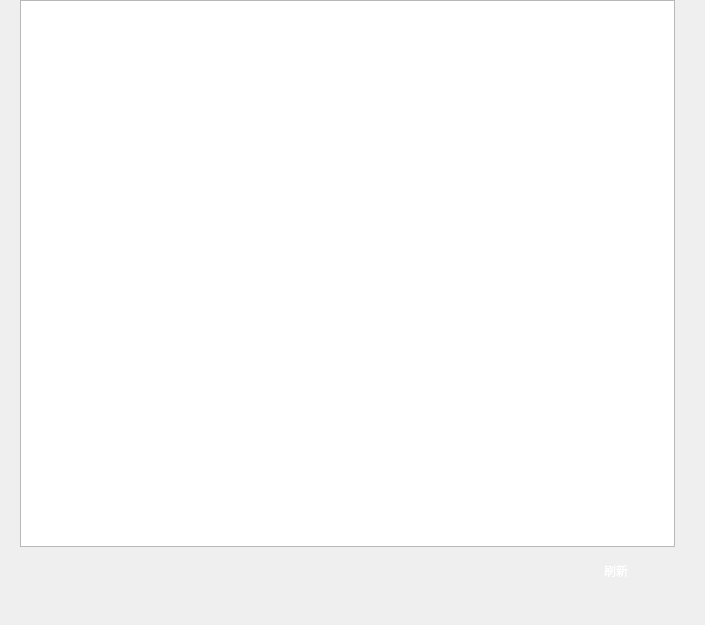
<?xml version="1.0" encoding="UTF-8"?>
<ui version="4.0">
 <class>NewShowLogDialog</class>
 <widget class="QDialog" name="NewShowLogDialog">
  <property name="geometry">
   <rect>
    <x>0</x>
    <y>0</y>
    <width>705</width>
    <height>625</height>
   </rect>
  </property>
  <property name="windowTitle">
   <string>Dialog</string>
  </property>
  <layout class="QHBoxLayout" name="horizontalLayout">
   <property name="leftMargin">
    <number>0</number>
   </property>
   <property name="topMargin">
    <number>0</number>
   </property>
   <property name="rightMargin">
    <number>0</number>
   </property>
   <property name="bottomMargin">
    <number>0</number>
   </property>
   <item>
    <widget class="QWidget" name="widget" native="true">
     <property name="styleSheet">
      <string notr="true">QTextBrowser
{
	border-image: url(:/images/images/whole_back_2.png);
	color: rgb(255, 255, 255);
}


QPushButton{
	color: rgb(255, 255, 255);  
	border-radius: 8px;  
	border-image: url(:/images/images/button_search.png);
}

</string>
     </property>
     <layout class="QVBoxLayout" name="verticalLayout">
      <property name="spacing">
       <number>0</number>
      </property>
      <property name="leftMargin">
       <number>20</number>
      </property>
      <property name="topMargin">
       <number>0</number>
      </property>
      <property name="rightMargin">
       <number>30</number>
      </property>
      <property name="bottomMargin">
       <number>30</number>
      </property>
      <item>
       <widget class="QTextBrowser" name="showLog"/>
      </item>
      <item>
       <widget class="QWidget" name="widget_2" native="true">
        <layout class="QHBoxLayout" name="horizontalLayout_2">
         <item>
          <spacer name="horizontalSpacer">
           <property name="orientation">
            <enum>Qt::Horizontal</enum>
           </property>
           <property name="sizeHint" stdset="0">
            <size>
             <width>575</width>
             <height>20</height>
            </size>
           </property>
          </spacer>
         </item>
         <item>
          <widget class="QPushButton" name="ok">
           <property name="minimumSize">
            <size>
             <width>100</width>
             <height>30</height>
            </size>
           </property>
           <property name="maximumSize">
            <size>
             <width>100</width>
             <height>30</height>
            </size>
           </property>
           <property name="text">
            <string>刷新</string>
           </property>
          </widget>
         </item>
        </layout>
       </widget>
      </item>
     </layout>
    </widget>
   </item>
  </layout>
 </widget>
 <resources/>
 <connections/>
</ui>
